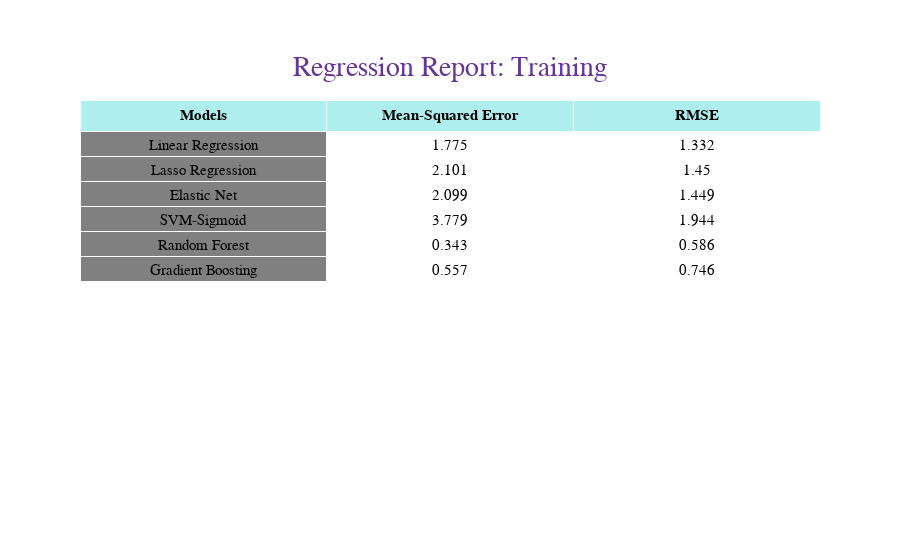
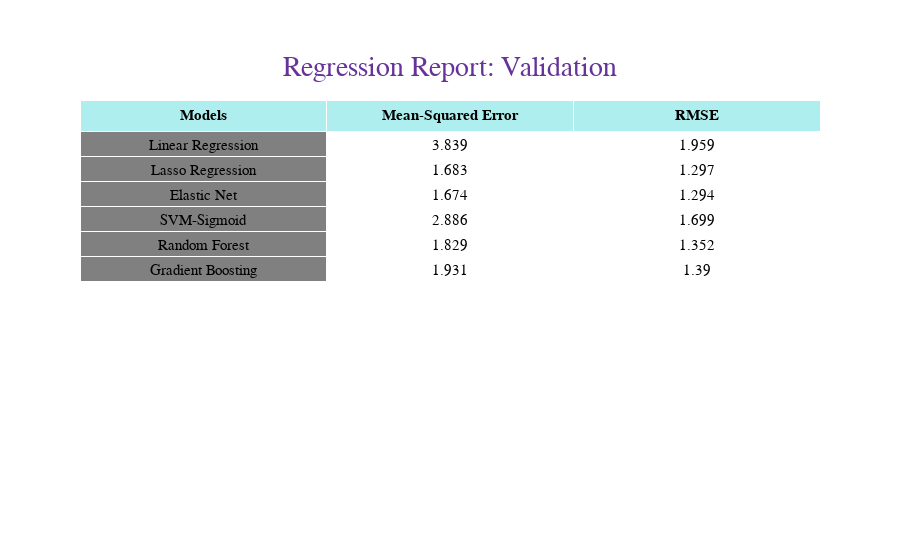

Here is the notebook cell these charts were saved with, in order:
### Markdown cell above
# Q3

- Which model will be selected based on MSE? Based on RMSE?
- Comment on the MSE of Training and Validation
- Is there any difference between Linear and Non-Linear Models?

### Code cell
generate_regression_model_results(report_train, "Training")
generate_regression_model_results(report_val, "Validation")

### Figure 1 — Plotly figure (JSON) as saved in the notebook; plotly's stock layout.template omitted (floating-point values rounded to 4 significant figures)
{"data": [{"cells": {"align": "center", "fill": {"color": ["grey", "white"]}, "font": {"color": "black", "size": 15}, "height": 25, "values": [["Linear Regression", "Lasso Regression", "Elastic Net", "SVM-Sigmoid", "Random Forest", "Gradient Boosting"], [1.775, 2.101, 2.099, 3.779, 0.343, 0.557], [1.332, 1.45, 1.449, 1.944, 0.586, 0.746]]}, "header": {"align": "center", "fill": {"color": "paleturquoise"}, "font": {"color": "black", "size": 15}, "values": ["<b>Models</b>", "<b>Mean-Squared Error</b>", "<b>RMSE</b>"]}, "type": "table"}], "layout": {"font": {"color": "RebeccaPurple", "family": "Courier New, monospace", "size": 20}, "title": {"text": "Regression Report: Training", "x": 0.5, "xanchor": "center", "y": 0.9, "yanchor": "top"}}}

### Figure 2 — Plotly figure (JSON) as saved in the notebook; plotly's stock layout.template omitted (floating-point values rounded to 4 significant figures)
{"data": [{"cells": {"align": "center", "fill": {"color": ["grey", "white"]}, "font": {"color": "black", "size": 15}, "height": 25, "values": [["Linear Regression", "Lasso Regression", "Elastic Net", "SVM-Sigmoid", "Random Forest", "Gradient Boosting"], [3.839, 1.683, 1.674, 2.886, 1.829, 1.931], [1.959, 1.297, 1.294, 1.699, 1.352, 1.39]]}, "header": {"align": "center", "fill": {"color": "paleturquoise"}, "font": {"color": "black", "size": 15}, "values": ["<b>Models</b>", "<b>Mean-Squared Error</b>", "<b>RMSE</b>"]}, "type": "table"}], "layout": {"font": {"color": "RebeccaPurple", "family": "Courier New, monospace", "size": 20}, "title": {"text": "Regression Report: Validation", "x": 0.5, "xanchor": "center", "y": 0.9, "yanchor": "top"}}}
